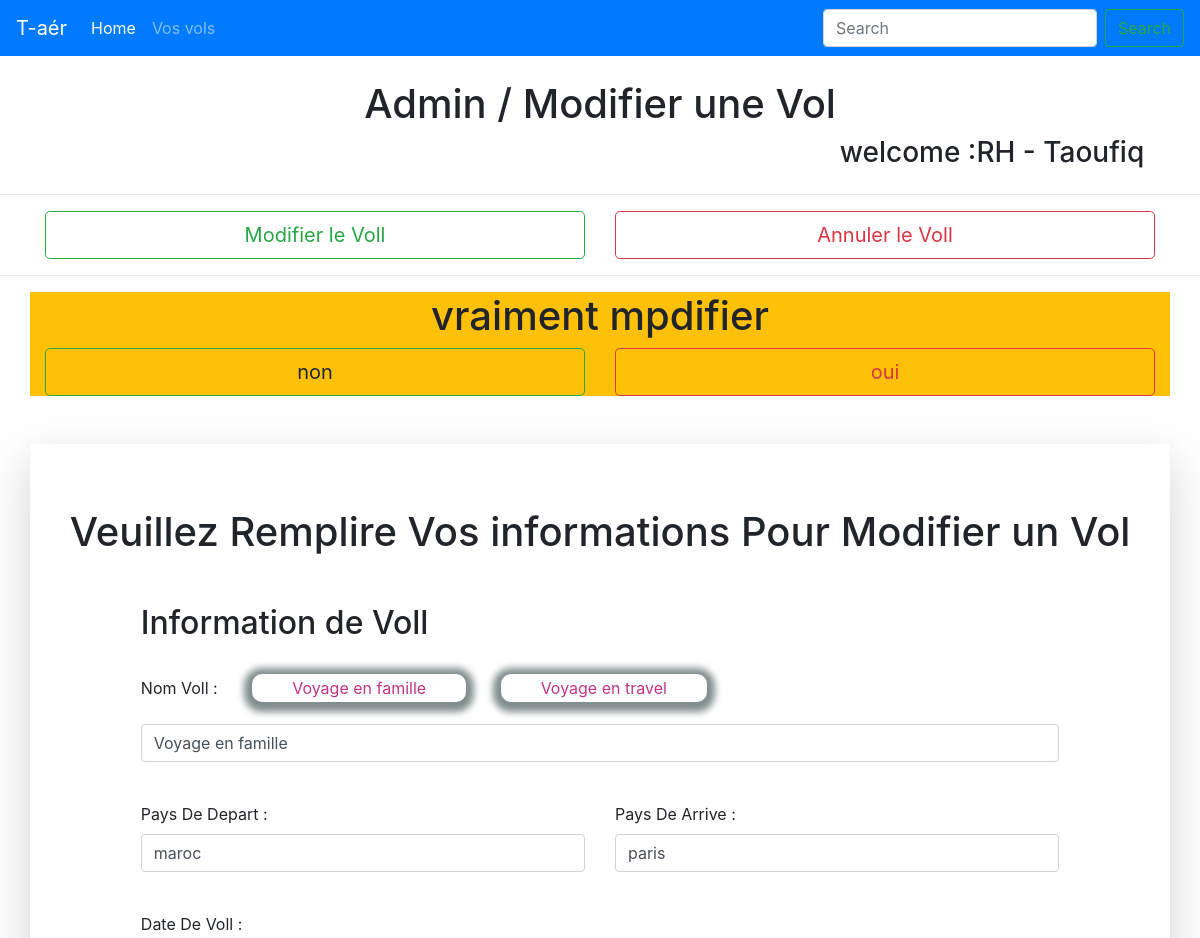
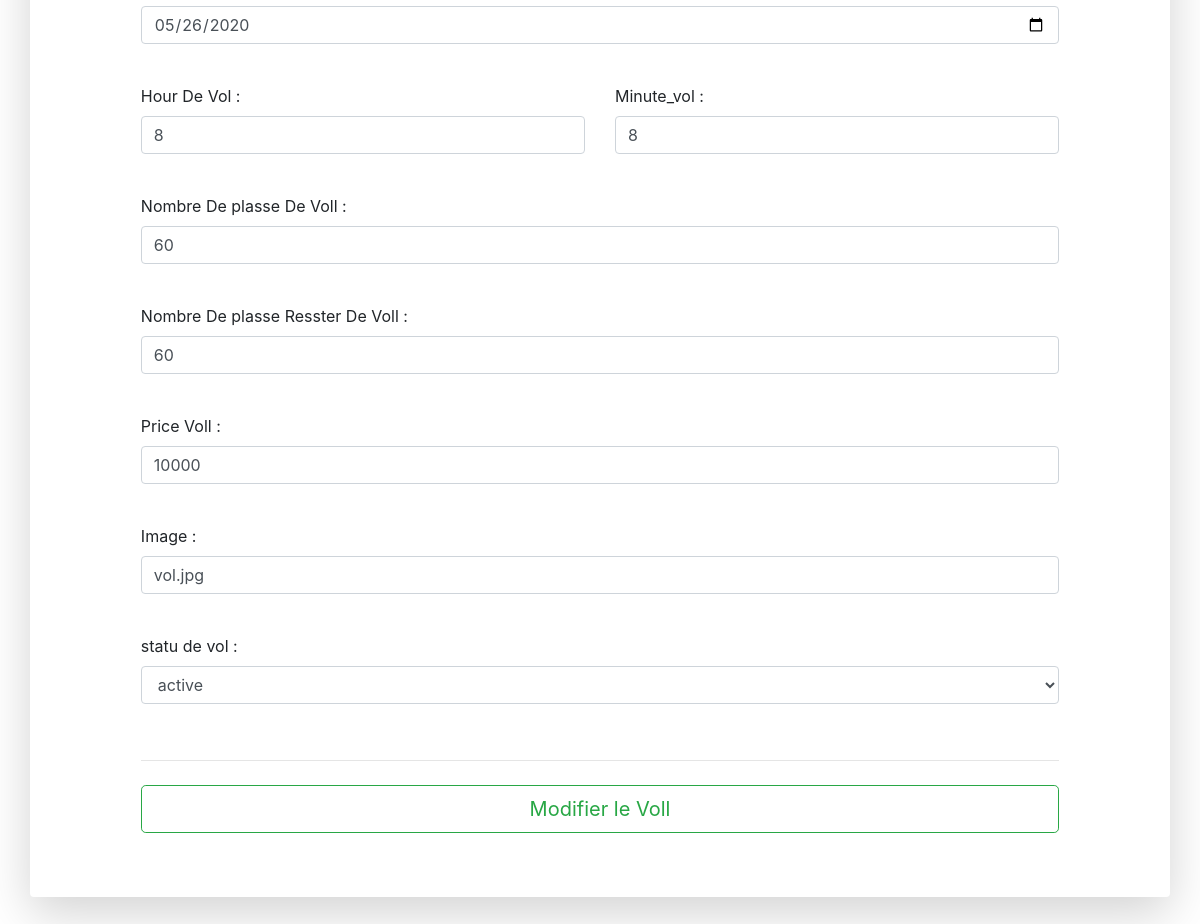
The page /pages/edit_vol.php?id_v=1 (signed in) on the database its author committed (2 pictures, top to bottom).
### tables this page shows
CREATE TABLE `vols` (
  `id_vol` int(11) NOT NULL,
  `nam` varchar(60) NOT NULL,
  `price` float NOT NULL,
  `image` text NOT NULL,
  `date_created` timestamp NOT NULL DEFAULT current_timestamp() ON UPDATE current_timestamp(),
  `pays_depart` varchar(60) NOT NULL,
  `pays_arrive` varchar(60) NOT NULL,
  `date_vol` date NOT NULL,
  `hour_vol` int(11) NOT NULL,
  `minute_vol` int(11) NOT NULL,
  `nb_place_initial` int(11) NOT NULL,
  `nb_place_rest` int(11) NOT NULL,
  `statu_vol` varchar(10) NOT NULL,
  `id_admin_created` int(11) NOT NULL
);

### pages/edit_vol.php (the view, shortened to what this page needs)
<?php
    include_once("../data/connectdb.php");
?>
<?php
    $id_v=(int)isset($_GET['id_v']) ? $_GET['id_v'] : die('ERROR: Record type not found.');
    $id_admin_created = $_SESSION['id_client'];
?>
<!doctype html>
<html lang="en">
    <head>
        <link rel="stylesheet" href="https://stackpath.bootstrapcdn.com/bootstrap/4.5.0/css/bootstrap.min.css">
    </head>
    <body>
        <nav class="navbar navbar-expand-lg navbar-dark bg-primary">
            <a class="navbar-brand" href="index.php">T-aér</a>
            <div class="collapse navbar-collapse" id="navbarSupportedContent">
                <ul class="navbar-nav mr-auto">
                    <li class="nav-item active">
                        <a class="nav-link" href="admin.php">Home <span class="sr-only">(current)</span></a>
                    </li>
                    <li class="nav-item">
                        <a class="nav-link" href="vos_vols.php">Vos vols</a>
                    </li>
                </ul>
                <form class="form-inline my-2 my-lg-0">
                    <input class="form-control mr-sm-2" type="search" placeholder="Search" aria-label="Search">
                    <button class="btn btn-outline-success my-2 my-sm-0" type="submit">Search</button>
                </form>
            </div>
        </nav>
        <center>
            <h1>Admin / <span>Modifier une Vol</span></h1>
        </center>
        <div class="container">
            <div class="row">
                <div class="col-sm">
                </div>
                <div class="col-sm">
                </div>
                <div class="col-sm">
                <center>
                    <?php
                        echo '<h3 class="ml-4"> welcome :' . $_SESSION['nom_client'] . ' - ' . $_SESSION['prenom_client'] . '</h3>';
                    ?>
                </center>
                </div>
            </div>
        </div>
        <hr>
        <div class="container">
            <div class="row">
                <div class="col-sm-6">
                    <button class="btn btn-outline-success btn-lg btn-block" type="submit"  name="submit">Modifier le Voll</button>
                </div>
                <div class="col-sm-6">
                    <button class="btn btn-outline-danger btn-lg btn-block" type="submit"  name="submit">Annuler le Voll</button>
                </div>
            </div>
        </div>
        <hr>
        <div class="container bg-warning">
            <center><h1>vraiment mpdifier</h1></center>
            <div class="row">
                <div class="col-sm-6">
                    <a class="btn btn-outline-success btn-lg btn-block" type="submit"  name="submit">non</a>
                </div>
                <div class="col-sm-6">
                    <?php
                        echo '<a href="edit_vol_submit.php?type=1&&id_v='.$id_v.'" class="btn btn-outline-danger btn-lg btn-block" type="submit"  name="submit">oui</a>';
                    ?>
                </div>
            </div>
        </div>
        <div class="container shadow-lg p-3 mt-5 mb-5 bg-white rounded">
            <h1 class="text-center mt-5">Veuillez Remplire Vos informations Pour Modifier un Vol</h1>
            <div class="row mb-5 mt-5">
                <div class="col-md-1 order-md-1"></div>
                <div class="col-md-10 order-md-1">
                <?php
                    echo'
                        <form class="needs-validation" method="POST" action="edit_vol_submit.php?type=2&&id_v='.$id_v.'">
                            <h2>Information de Voll</h2><br> ';
                            $query = "SELECT * FROM `vols`,`user` WHERE `vols`.`id_vol` = $id_v AND `user`.`id` = $id_admin_created AND  `vols`.`id_admin_created` = $id_admin_created";
                            $result = mysqli_query($conn,$query);
                            if(mysqli_num_rows($result) >0){
                                while($row = mysqli_fetch_assoc($result)){
                                    $nam_v = mysqli_real_escape_string($conn,$row["nam"]);
                                    ?>
                                        <div class="mb-3">
                                            <div class="mb-3">
                                                <label for="text">Nom Voll :</label>
                                                <input type="button" id="btn_vol_famille" class="chois_name" onclick=" document.getElementById('nam_voll').value = 'Voyage en famille' " value="Voyage en famille" >
                                                <input type="button" id="btn_vol_travel" class="chois_name" onclick=" document.getElementById('nam_voll').value = 'Voyage de travel' " value="Voyage en travel" >
                                            </div>
                                    <?php    echo"
                                            <div>
                                                <input type='text' name='nam_voll' class='form-control' id='nam_voll' placeholder='Autre nom' value='$nam_v' required>
                                            </div>
                                        </div><br>
                                        <div class='row'>
                                            <div class='col-md-6 mb-3'>
                                                <label for='text'>Pays De Depart :</label>
                                                <input type='text' name='pays_depart' class='form-control' id='pays_depart' placeholder='Pays De Depart' value=" . mysqli_real_escape_string($conn,$row["pays_depart"]) . " required>
                                            </div>
                                            <div class='col-md-6 mb-3'>
                                                <label for='text'>Pays De Arrive :</label>
                                                <input type='text' name='pays_arrive' class='form-control' id='pays_arrive' placeholder='Pays De Arrive' value=" . mysqli_real_escape_string($conn,$row["pays_arrive"]) . " required>
                                            </div>
                                        </div><br>
                                        <div class='mb-3'>
                                            <label for='text'>Date De Voll :</label>
                                            <input type='date' name='date_vol' class='form-control' id='date_vol' placeholder='Date De Voll' value=" . mysqli_real_escape_string($conn,$row["date_vol"]) . " required>
                                        </div><br>
                                        <div class='row'>
                                            <div class='col-md-6 mb-3'>
                                                <label for='text'>Hour De Vol :</label>
                                                <input type='number' name='hour_vol' class='form-control' id='hour_vol' placeholder='Hour De Vol' value=" . mysqli_real_escape_string($conn,$row["hour_vol"]) . " required>
                                            </div>
                                            <div class='col-md-6 mb-3'>
                                                <label for='text'>Minute_vol :</label>
                                                <input type='number' name='minute_vol' class='form-control' id='minute_vol' placeholder='Minute_vol' value=" . mysqli_real_escape_string($conn,$row["minute_vol"]) . " required>
                                            </div>
                                        </div><br>
                                        <div class='mb-3'>
                                            <label for='text'>Nombre De plasse De Voll :</label>
                                            <input type='number' name='nb_place_initial' class='form-control' id='nb_place_initial' placeholder='Nombre De plasse De Voll' value=" . mysqli_real_escape_string($conn,$row["nb_place_initial"]) . " onkeyup='testNombrePlace()' required>
                                        </div><br>
                                        <div class='mb-3'>
                                            <label for='text'>Nombre De plasse Resster De Voll :</label>
                                            <input type='number' name='nb_place_rest' class='form-control' id='nb_place_rest' placeholder='Nombre De plasse De Voll' value=" . mysqli_real_escape_string($conn,$row["nb_place_rest"]) . " required>
                                        </div><br>
                                        <div class='mb-3'>
                                            <label for='text'>Price Voll :</label>
                                            <input type='text' name='price' class='form-control' id='price' placeholder='Price Voll' value=" . mysqli_real_escape_string($conn,$row["price"]) . " required>
                                        </div><br>
                                        <div class='mb-3'>
                                            <label for='text'>Image :</label>
                                            <input type='text' name='image' class='form-control' id='image' placeholder='Image'  value=" . mysqli_real_escape_string($conn,$row["image"]) . " required >
                                        </div><br>
                                        <div class='mb-3'>
                                            <label for='text'>statu de vol :</label>
                                            <select name='statu_vol' id='statu_vol' class='form-control' required>";
                                                if (mysqli_real_escape_string($conn,$row["statu_vol"]) === 'active'){
                                                    echo"
                                                    <option value='active' selected >active</option>
                                                    <option value='annule'>annule</option>
                                                    ";
                                                }else  if (mysqli_real_escape_string($conn,$row["statu_vol"]) === 'annule'){
                                                    echo"
                                                    <option value='active' selected >active</option>
                                                    <option value='annule' selected>annule</option>
                                                    ";
                                                }
                                            echo "
                                            </select>
                                        </div><br>
                                        <hr class='mb-4'>
                                        <button class='btn btn-outline-success btn-lg btn-block' type='submit'  name='submit' >Modifier le Voll</button>
                                    ";
                                }
                            }
                        echo"</form>";
                    ?>
                </div>
                <div class="col-md-1 order-md-1">
                </div>
            </div>
        </div>
    </body>
</html>

### pages/edit_vol.php (style rules this page uses)
.chois_name { border: none; padding: 2px 40px; border-radius: 10px; -moz-box-shadow: -5px 18px 54px 29px rgba(127,140,141,1); -webkit-box-shadow: -7px 2px 12px 14px rgba(127,140,141,0.99); -moz-box-shadow: -7px 2px 12px 14px rgba(127,140,141,0.99); box-shadow: 0px 2px 7px 8px rgba(127,140,141,0.99); background-color: white; margin-left: 30px; outline: none; color: #C13584; }

### rows shown on the page
vols: nam_voll "Voyage en famille", pays_depart "maroc", pays_arrive "paris", date_vol "05/26/2020", hour_vol "8", minute_vol "8", nb_place_initial "60", nb_place_rest "60", price "10000", image "vol.jpg", statu_vol "active"

### other values the page prints
$_SESSION['nom_client'] "RH"
$_SESSION['prenom_client'] "Taoufiq"
